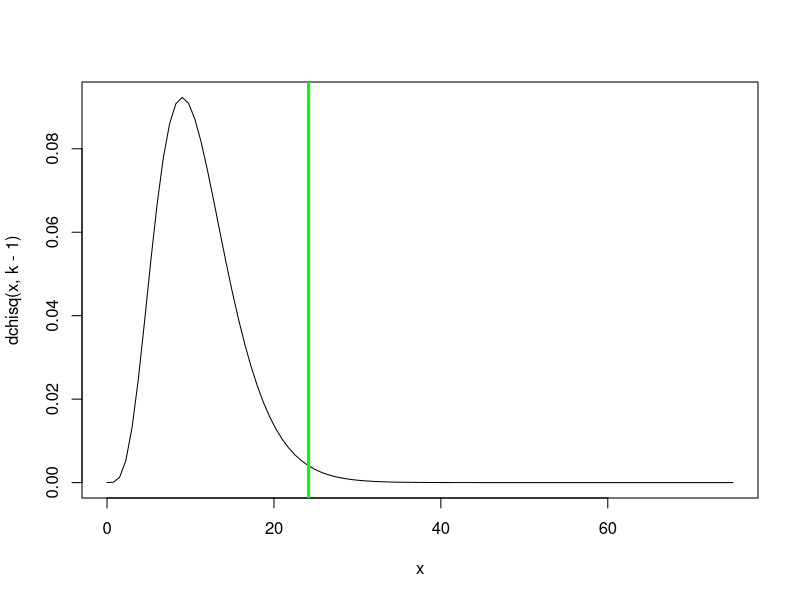
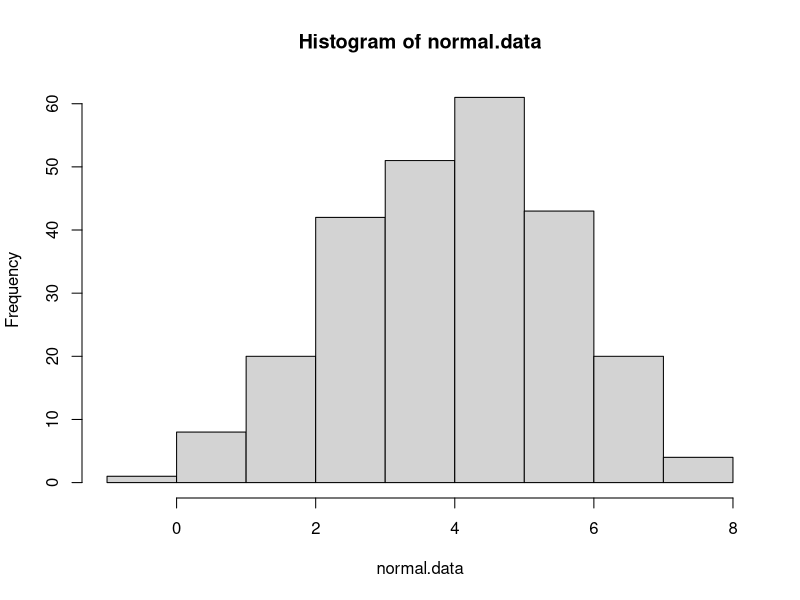
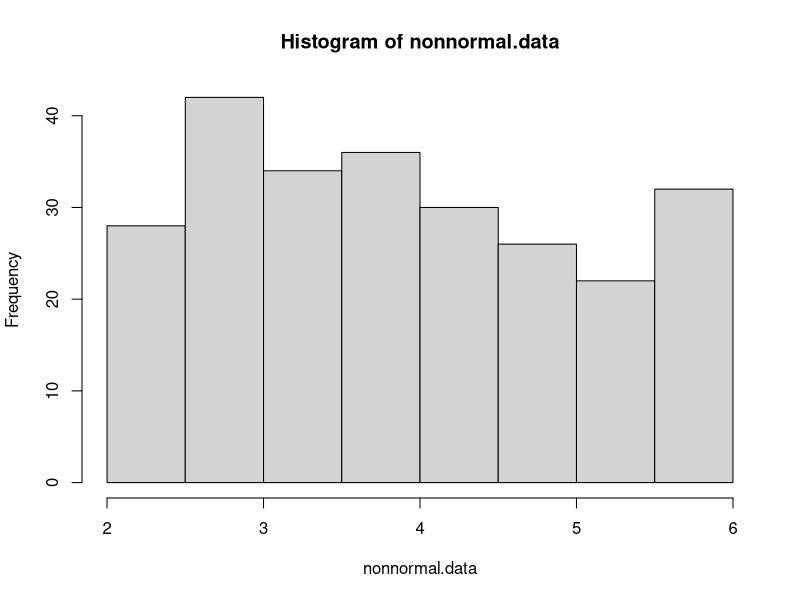
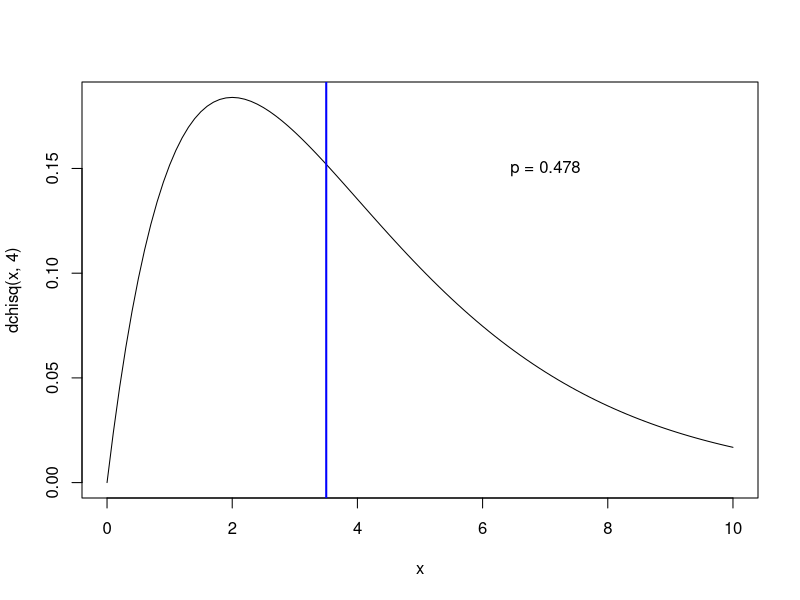
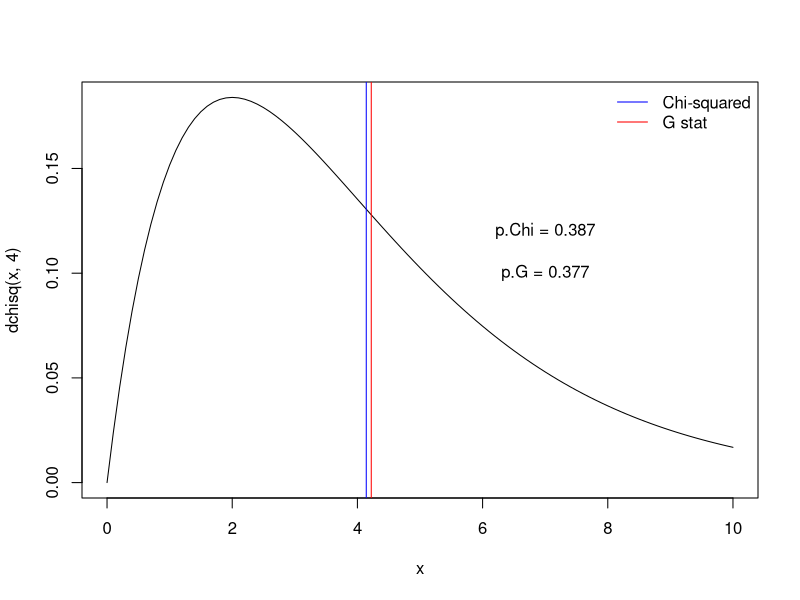

R code for these plots, in order:
## ---- chunk 1

knitr::opts_chunk$set(
	echo = TRUE,
	message = FALSE,
	warning = FALSE,
	cache = TRUE
)
## ---- chunk 2


#  NRES 710, Lecture 5 -----------------------
#   University of Nevada, Reno                       

#   Chi-squared tests                                          


## ---- chunk 3

## Chi squared goodness-of-fit example

birthdays.bymonth <- c(40,23,33,39,28,29,45,31,22,34,44,20)
months <- c("Jan","Feb","Mar","Apr","May","Jun","Jul","Aug","Sep","Oct","Nov","Dec")
names(birthdays.bymonth) <- months

sample.size <- sum(birthdays.bymonth)
k = length(birthdays.bymonth)   # number of categories (months)
exp.birthdays.bymonth <- sample.size*rep(1/k,times=k)   # compute the expected number under the null hypothesis.

Chisq.stat <- sum((birthdays.bymonth-exp.birthdays.bymonth)^2/exp.birthdays.bymonth)
Chisq.stat


## View the summary statistic along with its sampling distribution under the null hypothesis

curve(dchisq(x,k-1),0,75)
abline(v=Chisq.stat,col="green",lwd=3)

p <- 1-pchisq(Chisq.stat,k-1)
p


### use R's built in chi squared function

chisq.test(birthdays.bymonth)     # should get the same p value!


## ---- chunk 4

# Chi-squared test for normality

normal.data <- rnorm(250,4,1.5)  # generate normal data
nonnormal.data <-  runif(250,2,6)  # generate non-normal data

hist(normal.data)
hist(nonnormal.data)

# First bin the data (chi squared test must be on categorical data!)

breaks <- c(-Inf,1,2,3,3.5,4,4.5,5,6,7,Inf)

normal.data.binned <- cut(normal.data,breaks,labels=breaks[-1])
nonnormal.data.binned <- cut(nonnormal.data,breaks,labels=breaks[-1])

obs_table_norm <- table(normal.data.binned)
obs_table_nonnorm <- table(nonnormal.data.binned)

# Determine expected values in each cell if the underlying distribution were normal

normal.probs <- sapply(2:length(breaks), function(t) pnorm(breaks[t],mean(normal.data),sd(normal.data))-pnorm(breaks[t-1],mean(normal.data),sd(normal.data))  )
exp_table_norm <- length(normal.data)*normal.probs  # check that expected vals are greater than 5

normal.probs <- sapply(2:length(breaks), function(t) pnorm(breaks[t],mean(nonnormal.data),sd(nonnormal.data))-pnorm(breaks[t-1],mean(nonnormal.data),sd(nonnormal.data))  )
exp_table_nonnorm <- length(normal.data)*normal.probs  # check that expected vals are greater than 5

# Chi squared stat for normality test on normal data

chistat_norm <- sum((obs_table_norm-exp_table_norm)^2/exp_table_norm)
pval_norm <- 1-pchisq(chistat_norm,length(exp_table_norm)-1)
pval_norm

chistat_nonnorm <- sum((obs_table_nonnorm-exp_table_nonnorm)^2/exp_table_nonnorm)
pval_nonnorm <- 1-pchisq(chistat_nonnorm,length(exp_table_nonnorm)-1)
pval_nonnorm

# Compare with shapiro wilk test (which is a MUCH better test!)

shapiro.test(normal.data)
shapiro.test(nonnormal.data)

## ---- chunk 5

n.bunnies <- 112

    # sample assuming null hypothesis is true
all.bunnies <- data.frame(
  ear_type = sample(c("floppy","pointy","mixed"),n.bunnies,replace = T),
  coat_color = sample(c("white","brown","mixed"),n.bunnies,replace = T)
)

head(all.bunnies)

# make contingency table

con_table <- table(all.bunnies$ear_type,all.bunnies$coat_color)

# generate expected values

prop.ears <- rowSums(con_table)/n.bunnies
sum.coats <- colSums(con_table)
exp_table <- sapply(1:ncol(con_table),function(t) sum.coats[t]*prop.ears)
colnames(exp_table) <- colnames(con_table)

# compute chi-squared statistic

Chisq.stat <- sum((con_table-exp_table)^2/exp_table)


# Compare chi squared statistic with null sampling distribution

curve(dchisq(x,4),0,10)
abline(v=Chisq.stat,col="blue",lwd=2)

p.value <- 1-pchisq(Chisq.stat,4)
p.value

text(7,0.15,paste0("p = ",round(p.value,3)))

# Compare with R's built in chi squared function

chisq.test(con_table)


## ---- chunk 6

n.bunnies <- 112

    # sample assuming null hypothesis is true
all.bunnies <- data.frame(
  ear_type = sample(c("floppy","pointy","mixed"),n.bunnies,replace = T),
  coat_color = sample(c("white","brown","mixed"),n.bunnies,replace = T)
)

head(all.bunnies)

# make contingency table

con_table <- table(all.bunnies$ear_type,all.bunnies$coat_color)

# generate expected values

prop.ears <- rowSums(con_table)/n.bunnies
sum.coats <- colSums(con_table)
exp_table <- sapply(1:ncol(con_table),function(t) sum.coats[t]*prop.ears)
colnames(exp_table) <- colnames(con_table)

# compute chi-squared and G statistics

Chisq.stat <- sum((con_table-exp_table)^2/exp_table)
G.stat <- 2*sum(con_table*log(con_table/exp_table))   # slightly different!


# Compare chi squared and G statistics with null sampling distribution

curve(dchisq(x,4),0,10)
abline(v=Chisq.stat,col="blue",lwd=1)
abline(v=G.stat,col="red",lwd=1)
legend("topright",lty=c(1,1),lwd=c(1,1),col=c("blue","red"),legend=c("Chi-squared","G stat"),bty="n")

p.value.Chi <- 1-pchisq(Chisq.stat,4)
p.value.G <- 1-pchisq(G.stat,4)

text(7,0.12,paste0("p.Chi = ",round(p.value.Chi,3)))
text(7,0.1,paste0("p.G = ",round(p.value.G,3)))

## ---- chunk 7

n.bunnies <- 20

    # sample assuming null hypothesis is true
all.bunnies <- data.frame(
  ear_type = sample(c("floppy","pointy","mixed"),n.bunnies,replace = T),
  coat_color = sample(c("white","brown","mixed"),n.bunnies,replace = T)
)

head(all.bunnies)

# make contingency table

con_table <- table(all.bunnies$ear_type,all.bunnies$coat_color)

# generate expected values

prop.ears <- rowSums(con_table)/n.bunnies
sum.coats <- colSums(con_table)
exp_table <- sapply(1:ncol(con_table),function(t) sum.coats[t]*prop.ears)
colnames(exp_table) <- colnames(con_table)

# run fisher exact test

#?fisher.test

chisq.test(con_table)
fisher.test(con_table)   # better test
fisher.test(con_table,simulate.p.value = T,B=5000)   # use simulated p-value - usually very similar answer

